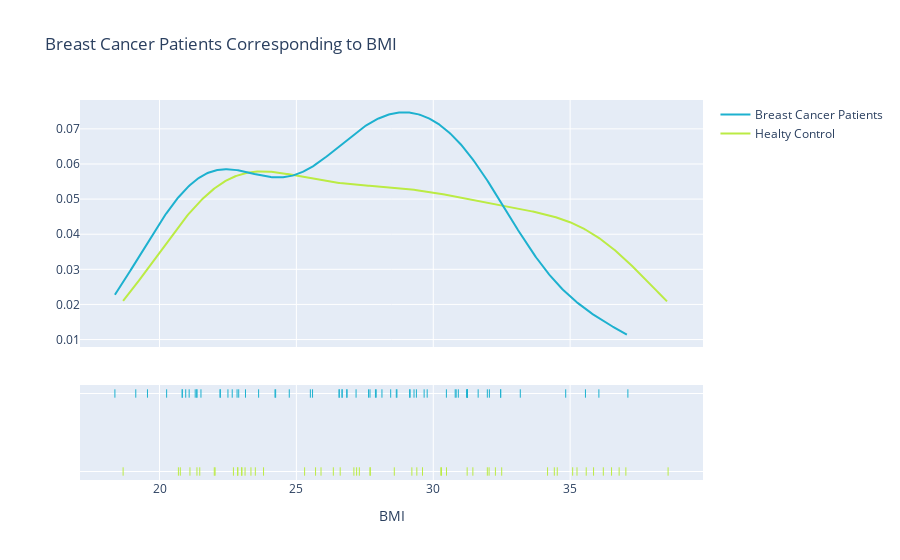

The notebook cell saved with this chart:
### Markdown cell above
Breast Cancer Patients corresponding to BMI

### Code cell
more = df[df['Classification']==1]['BMI']
less = df[df['Classification']==0]['BMI']
fig = ff.create_distplot([less, more],['Healty Control', 'Breast Cancer Patients']
                         , show_hist=False, 
                        colors=['#bbeb44','#1db1cf'])
fig.update_layout(
    title="Breast Cancer Patients Corresponding to BMI",
    xaxis_title="BMI",
)
fig.show()

### Figure 1 — Plotly figure (JSON) as saved in the notebook; plotly's stock layout.template omitted (floating-point values rounded to 4 significant figures; data arrays with more than 128 entries replaced by an {"elided": "..."} marker saying what was removed)
{"data": [{"legendgroup": "Healty Control", "marker": {"color": "#bbeb44"}, "mode": "lines", "name": "Healty Control", "showlegend": true, "type": "scatter", "x": {"elided": "500 float values"}, "xaxis": "x", "y": {"elided": "500 float values"}, "yaxis": "y"}, {"legendgroup": "Breast Cancer Patients", "marker": {"color": "#1db1cf"}, "mode": "lines", "name": "Breast Cancer Patients", "showlegend": true, "type": "scatter", "x": {"elided": "500 float values"}, "xaxis": "x", "y": {"elided": "500 float values"}, "yaxis": "y"}, {"legendgroup": "Healty Control", "marker": {"color": "#bbeb44", "symbol": "line-ns-open"}, "mode": "markers", "name": "Healty Control", "showlegend": false, "type": "scatter", "x": [23.5, 20.69, 23.12, 21.37, 21.11, 22.85, 22.7, 23.8, 22, 23, 21.47, 23.01, 22.86, 18.67, 23.34, 20.76, 22.03, 32.04, 34.53, 36.51, 28.58, 31.98, 32.27, 30.28, 30.48, 37.04, 38.58, 31.45, 35.25, 34.17, 36.21, 36.79, 35.86, 34.42, 27.69, 29.61, 31.24, 35.09, 26.35, 35.59, 29.22, 27.2, 27.3, 32.5, 30.3, 27.7, 25.7, 25.3, 29.4, 26.6, 27.1, 25.9], "xaxis": "x", "y": ["Healty Control", "Healty Control", "Healty Control", "Healty Control", "Healty Control", "Healty Control", "Healty Control", "Healty Control", "Healty Control", "Healty Control", "Healty Control", "Healty Control", "Healty Control", "Healty Control", "Healty Control", "Healty Control", "Healty Control", "Healty Control", "Healty Control", "Healty Control", "Healty Control", "Healty Control", "Healty Control", "Healty Control", "Healty Control", "Healty Control", "Healty Control", "Healty Control", "Healty Control", "Healty Control", "Healty Control", "Healty Control", "Healty Control", "Healty Control", "Healty Control", "Healty Control", "Healty Control", "Healty Control", "Healty Control", "Healty Control", "Healty Control", "Healty Control", "Healty Control", "Healty Control", "Healty Control", "Healty Control", "Healty Control", "Healty Control", "Healty Control", "Healty Control", "Healty Control", "Healty Control"], "yaxis": "y2"}, {"legendgroup": "Breast Cancer Patients", "marker": {"color": "#1db1cf", "symbol": "line-ns-open"}, "mode": "markers", "name": "Breast Cancer Patients", "showlegend": false, "type": "scatter", "x": [21.3, 20.83, 20.96, 24.24, 21.36, 21.08, 19.13, 22.66, 22.5, 21.51, 21.37, 22.89, 22.83, 23.14, 24.22, 22.22, 20.83, 19.56, 20.26, 24.74, 18.37, 23.62, 22.21, 26.56, 31.98, 31.25, 26.67, 26.67, 28.67, 31.64, 32.46, 25.51, 29.3, 29.67, 28.12, 27.69, 31.25, 29.15, 30.84, 31.22, 30.8, 32.46, 31.23, 29.78, 27.89, 27.64, 27.92, 28.44, 28.65, 26.56, 30.92, 29.14, 34.84, 37.11, 29.38, 33.18, 35.56, 30.48, 36.05, 26.85, 26.84, 32.05, 25.59, 27.18], "xaxis": "x", "y": ["Breast Cancer Patients", "Breast Cancer Patients", "Breast Cancer Patients", "Breast Cancer Patients", "Breast Cancer Patients", "Breast Cancer Patients", "Breast Cancer Patients", "Breast Cancer Patients", "Breast Cancer Patients", "Breast Cancer Patients", "Breast Cancer Patients", "Breast Cancer Patients", "Breast Cancer Patients", "Breast Cancer Patients", "Breast Cancer Patients", "Breast Cancer Patients", "Breast Cancer Patients", "Breast Cancer Patients", "Breast Cancer Patients", "Breast Cancer Patients", "Breast Cancer Patients", "Breast Cancer Patients", "Breast Cancer Patients", "Breast Cancer Patients", "Breast Cancer Patients", "Breast Cancer Patients", "Breast Cancer Patients", "Breast Cancer Patients", "Breast Cancer Patients", "Breast Cancer Patients", "Breast Cancer Patients", "Breast Cancer Patients", "Breast Cancer Patients", "Breast Cancer Patients", "Breast Cancer Patients", "Breast Cancer Patients", "Breast Cancer Patients", "Breast Cancer Patients", "Breast Cancer Patients", "Breast Cancer Patients", "Breast Cancer Patients", "Breast Cancer Patients", "Breast Cancer Patients", "Breast Cancer Patients", "Breast Cancer Patients", "Breast Cancer Patients", "Breast Cancer Patients", "Breast Cancer Patients", "Breast Cancer Patients", "Breast Cancer Patients", "Breast Cancer Patients", "Breast Cancer Patients", "Breast Cancer Patients", "Breast Cancer Patients", "Breast Cancer Patients", "Breast Cancer Patients", "Breast Cancer Patients", "Breast Cancer Patients", "Breast Cancer Patients", "Breast Cancer Patients", "Breast Cancer Patients", "Breast Cancer Patients", "Breast Cancer Patients", "Breast Cancer Patients"], "yaxis": "y2"}], "layout": {"barmode": "overlay", "hovermode": "closest", "legend": {"traceorder": "reversed"}, "title": {"text": "Breast Cancer Patients Corresponding to BMI"}, "xaxis": {"anchor": "y2", "domain": [0, 1], "title": {"text": "BMI"}, "zeroline": false}, "yaxis": {"anchor": "free", "domain": [0.35, 1], "position": 0}, "yaxis2": {"anchor": "x", "domain": [0, 0.25], "dtick": 1, "showticklabels": false}}}
